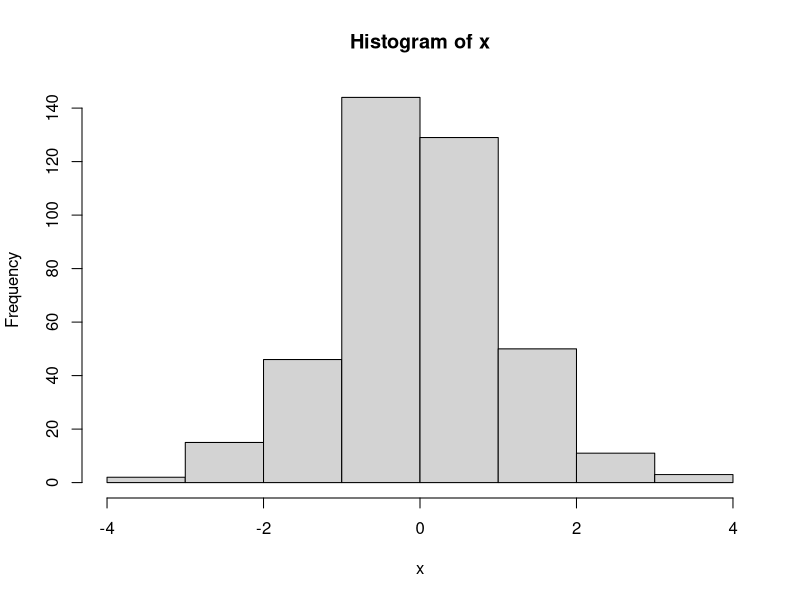

Write R code to recreate this figure. (Note: this script raises an error after producing the figure.)
#########################################################
# Marsaglia's polar method to simulate std normal R.V's #
#########################################################

# Nsim should be much smaller than 10^5

Nsim = 10^3

normal_sim = function(Nsim){
x1 = c(); x2 = c(); its = 0

for(j in 1:10^5){ # j is generating two unifrom r.v.'s at a time
u1 = runif(1, -1, 1); u2 = runif(1,-1,1)
s = u1^2 + u2^2
if (s<1){x1[j] = sqrt(-2*log(s))*(u1/sqrt(s))
    x2[j] = sqrt(-2*log(s))*(u2/sqrt(s)) 
    its = its + 1}
if (its >= (Nsim/2)){break}}

x1r = x1[is.na(x1)!= T]; x2r =x2[is.na(x2)!=T]
x=c(x1r, x2r)
return(x)
}

x = normal_sim(400)
hist(x)

z = mu+sigma*x
hist(z)

######################################
## Multivariate normal distribution ##
######################################

Nsim = 10^3; p =10; mu=rep(0,p)
rho = 0.5; Sig = rho^toeplitz(0:(p-1))

multi_normal = function(Nsim, mu,Sig){
  p = dim(Sig)[1]
  x = matrix(normal_sim(Nsim*p), nrow = Nsim, ncol = p)
  Gamma=chol(Sig)
  z = mu + t(Gamma)%*%t(x) # Here x is nxp matrix
  return(z)}

z = multi_normal(3,rep(1,p), Sig = Sig)  
z
dim(z)

##################################################################
## Truncated normal from shifted exponential using AR algorithm ##
##################################################################

d=1
f = function(x){exp(-x^2/2)} # Here we dont need to know the normalizing constant.
f(1)

# Now we need to know the instrumental density
g = function(x){lambda*exp(-lambda*(x-d))} #density of shifted exponential
lambda = 2; g(1)
lambda = (d+sqrt((d^2)+4))/2
lambda

M = (lambda^(-1))*(exp(lambda^2/2-lambda*d))
M

bound = function(f, g, M, x){f(x)/(M*g(x))}
bound(f, g, M, 1.5)

####################################
## Simulating from the instrument ##
####################################

shifted_exp = function(Nsim, lambda, d){ #this is the realization of shifted exponential
  u = runif(Nsim)
  e = -log(u)/lambda
  se = e+d
  return(se)}
shifted_exp(10, lambda = 2, d=1)

Nsim = 10^3
y = c(); its = 0
for(j in 1: 10^6){
  #step1
  x = shifted_exp(1, lambda = lambda, d = d) # Simulate from instrument
  u = runif(1)
  ## step 2
  if(u<=bound(f, g, M, x)){y[j]=x; its = its+1}
  if (its == Nsim){break}}  

yr = y[is.na(y)!=T]
hist(yr)


